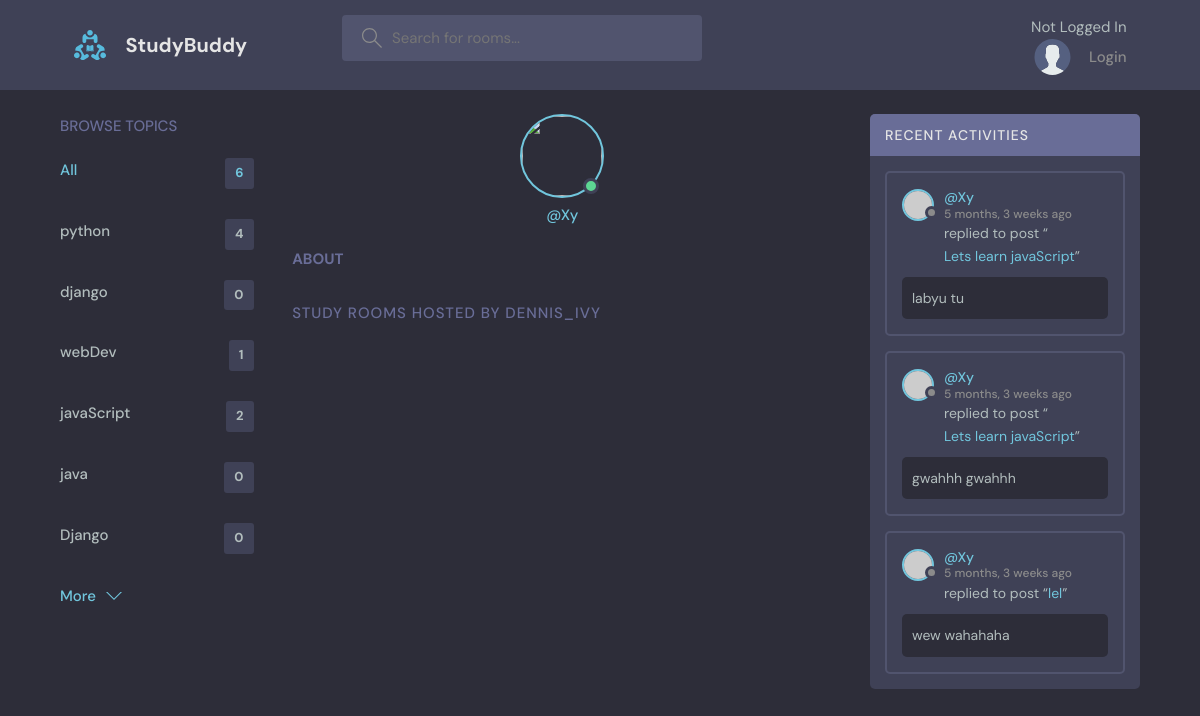
The app's page /profile/2/ with its own data.
### base/models.py (models this page shows, shortened)
class Topic(models.Model):
    name = models.CharField(max_length=200)

class Message(models.Model):
    user = models.ForeignKey(User ,on_delete=models.CASCADE)
    room = models.ForeignKey(Room, on_delete=models.CASCADE)
    body = models.TextField()
    update = models.DateTimeField(auto_now=True)
    created = models.DateTimeField(auto_now_add=True)
    class Meta:
        ordering = ['-update', '-created']

class Room(models.Model):
    host = models.ForeignKey(User ,on_delete=models.SET_NULL, null=True)
    topic = models.ForeignKey(Topic ,on_delete=models.SET_NULL, null=True)
    name = models.CharField(max_length=200)
    description = models.TextField(null=True, blank=True)
    participants = models.ManyToManyField(User, related_name='participants', blank=True)
    update = models.DateTimeField(auto_now=True)
    created = models.DateTimeField(auto_now_add=True)
    class Meta:
        ordering = ['-update', '-created']

### base/views.py (the view)
# urls.py: path('profile/<str:pk>/', views.profile , name="user-profile"),
def profile(request,pk):
    user = User.objects.get(id=pk)
    rooms = user.room_set.all()
    room_messages = user.message_set.all()
    topics = Topic.objects.all()
    context = {'user':user,'rooms':rooms,'topics':topics,'room_messages': room_messages }
    return render(request, 'base/profile.html', context)

### base/templates/base/profile.html (shortened to what this page needs)
{% extends 'main.html' %}
{% block content %}
<main class="profile-page layout layout--3">
  <div class="container">
    {% include 'base/topics_component.html' %}
    <div class="roomList">
      <div class="profile">
        <div class="profile__avatar">
          <div class="avatar avatar--large active">
            <img src="{{user.avatar.url}}" />
          </div>
        </div>
        <div class="profile__info">
          <p>@{{user.username}}</p>
        </div>
        <div class="profile__about">
          <h3>About</h3>
        </div>
      </div>
      <div class="roomList__header">
        <div>
          <h2>Study Rooms Hosted by dennis_ivy</a>
          </h2>
        </div>
      </div>
    </div>
    {% include 'base/activity_component.html' %}
</main>
{% endblock content %}

### base/templates/base/topics_component.html
<div class="topics">
    <div class="topics__header">
      <h2>Browse Topics</h2>
    </div>
    <ul class="topics__list">
      <li>
        <a href="{% url 'home' %}" class="active">All <span>{{topics.count}}</span></a>
      </li>
      {% for topic in topics  %}
      <li>
        <a href="{% url 'home' %}?q={{topic.name}}">{{topic.name}} <span>{{topic.room_set.all.count}}</span></a>
      </li>
      {% endfor %}
    </ul>
    <a class="btn btn--link" href="topics.html">
      More
      <svg version="1.1" xmlns="http://www.w3.org/2000/svg" width="32" height="32" viewBox="0 0 32 32">
        <title>chevron-down</title>
        <path d="M16 21l-13-13h-3l16 16 16-16h-3l-13 13z"></path>
      </svg>
    </a>
  </div>

### base/templates/base/activity_component.html (shortened to what this page needs)
<div class="activities">
    <div class="activities__header">
      <h2>Recent Activities</h2>
    </div>
    {% for message in room_messages  %}
    <div class="activities__box">
      <div class="activities__boxHeader roomListRoom__header">
        <a href="{% url 'user-profile' message.user.id %}" class="roomListRoom__author">
          <div class="avatar avatar--small">
            <img src="https://randomuser.me/api/portraits/women/11.jpg" />
          </div>
          <p>
            @{{message.user}}
            <span>{{message.created|timesince}} ago</span>
          </p>
        </a>
      </div>
      <div class="activities__boxContent">
        <p>replied to post “<a href="{% url 'room' message.room.id  %}">{{message.room.name}}</a>”</p>
        <div class="activities__boxRoomContent">
          {{message.body}}
        </div>
      </div>
    </div>
    {% endfor %}
    </div>
  </div>

### records on screen
Topic: name "python", room_set.all.count "4"
Topic: name "django", room_set.all.count "0"
Topic: name "webDev", room_set.all.count "1"
Topic: name "javaScript", room_set.all.count "2"
Topic: name "java", room_set.all.count "0"
Topic: name "Django", room_set.all.count "0"
Message: user "Xy", created "5 months, 3 weeks", room.name "Lets learn javaScript", body "labyu tu"
Message: user "Xy", created "5 months, 3 weeks", room.name "Lets learn javaScript", body "gwahhh gwahhh"
Message: user "Xy", created "5 months, 3 weeks", room.name "lel", body "wew wahahaha"

### other values on screen
{{ topics.count }} "6"
{{ user.username }} "Xy"
